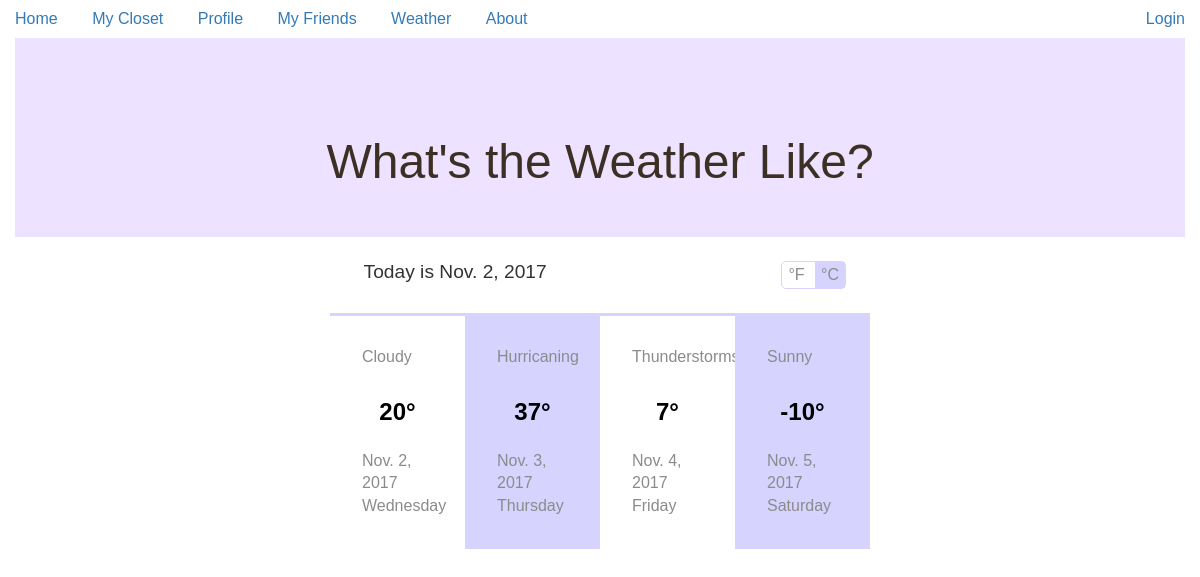
Page /mycloset/weather.html on the committed database.
### mycloset/models.py (models this page shows)
class Weather(models.Model):
    weather_type = models.CharField(max_length=20)
    date = models.DateField('Date', null=True, blank=True)
    def __str__(self):
        return '%s' % (self.weather_type)

### mycloset/views.py (the view)
def weather(request):
        date = Weather.objects.get(date='2017-11-02')
        date2 = Weather.objects.get(date='2017-11-03')
        date3 = Weather.objects.get(date='2017-11-04')
        date4 = Weather.objects.get(date='2017-11-05')
        weather_type = Weather.objects.get(weather_type='Cloudy')
        return render(
		request,
		'weather.html',
		context = {'date':date,'date2':date2,'date3':date3,'date4':date4,'weather_type':weather_type},
	)

### mycloset/templates/weather.html (shortened to what this page needs)
<!DOCTYPE html>
<html lang="en">
<head>
  <link rel="stylesheet" href="https://maxcdn.bootstrapcdn.com/bootstrap/3.3.7/css/bootstrap.min.css">
  {% load static %}
  <link rel="stylesheet" href="{% static 'css/weather-style.css' %}">
</head>
<body>
<div class="nav">
  <li role="presentation"><a href="{% url 'index' %}">Home</a></li>
  <li role="presentation"><a href="{% url 'closet' %}">My Closet</a></li>
  <li role="presentation"><a href="{% url 'profile' %}">Profile</a></li>
  <li role="presentation"><a href="{% url 'friends' %}">My Friends</a></li>
  <li role="presentation"><a href="{% url 'weather' %}">Weather</a></li>
  <li role="presentation"><a href="{% url 'about' %}">About</a></li>
  {% if user.is_authenticated %}
    <li role="presentation" class="pull-right"><a href="{% url 'logout'%}?next={{request.path}}">Logout</a></li>
    <li role="presentation" class="pull-right navbar-text"> {{ user.get_username }} </li>
  {% else %}
    <li role="presentation" class="pull-right"><a href="{% url 'login'%}?next={{request.path}}">Login</a></li>
  {% endif %}
</div>
<div class="container">
  <h1>What's the Weather Like?</h1>
</div>
	<div class="header">
		<div class="header-top">
			<h2><img class="whe" src="images/sun.png" alt="" />Today is {{ date.date }}</h2>
			<ul>
				<li><p>°F</p></li>
				<li><p class="cen">°C</p></li>
			</ul>
		</div>
		<div class="header-bottom">
			<div class="header-bottom1">
				<div class="header-head">
				<h4>{{ weather_type }}</h4>
				<h6>20°</h6>
				<div class="bottom-head">
					<p>{{ date.date }}</p>
					<p>Wednesday</p>
				</div>
			</div>
			</div>
			<div class="header-bottom1 header-bottom2">
				<div class="header-head">
			<h4>{{ date2 }}</h4>
			<h6>37°</h6>
			<div class="bottom-head">
					<p>{{ date2.date }}</p>
					<p>Thursday</p>
				</div>
			</div>
			</div>
			<div class="header-bottom1">
				<div class="header-head">
				<h4>{{ date3 }}</h4>
				<h6>7°</h6>
				<div class="bottom-head">
					<p>{{ date3.date }}</p>
					<p>Friday</p>
				</div>
			</div>
			</div>
			<div class="header-bottom1 header-bottom2">
				<div class="header-head">
			<h4>{{ date4 }}</h4>
			<h6>-10°</h6>
			<div class="bottom-head">
					<p>{{ date4.date }}</p>
					<p>Saturday</p>
				</div>
				</div>
			</div>
		</div>
	</div>
</body>
</html>

### mycloset/static/css/weather-style.css (style rules this page uses)
html,body,div,span,applet,object,iframe,h1,h2,h3,h4,h5,h6,p,blockquote,pre,a,abbr,acronym,address,big,cite,code,del,dfn,em,img,ins,kbd,q,s,samp,small,strike,strong,sub,sup,tt,var,b,u,i,dl,dt,dd,ol,nav ul,nav li,fieldset,form,label,legend,table,caption,tbody,tfoot,thead,tr,th,td,article,aside,canvas,details,embed,figure,figcaption,footer,header,hgroup,menu,nav,output,ruby,section,summary,time,mark,audio,video { margin:0;padding:0;border:0;font-size:100%;font:inherit;vertical-align:baseline; }
ol, ul { list-style:none;margin:0;padding:0; }
.nav>li { float: none; display: inline-block; color: black; }
body { font-family: 'Montserrat', sans-serif; font-size: 100%; }
.header-bottom { border-color: #D6D3FF; }
.container { background: #EDE2FF; }
a { text-decoration: none; }
h1 { text-align: center; font-size: 3em; color: #3C2F24; margin: 2em 0em 1em 0em; }
.header { background: #fff; width:40%; margin: 0 auto; }
.header-top { border-bottom: 3px solid #D6D3FF; padding: 1.5em; }
.header-top h2 { font-size: 1.2em; float: left; }
.header-top ul { float: right; border: 1px solid #D6D3FF; border-radius: 5px; }
.header-top li { display: inline-block; }
.header-top li p { color:#8C8B8B; font-size: 1em; padding: 4px 6px; }
.header-top li p.cen { background: #D6D3FF; }
.header-bottom1 { float: left; width: 25%; }
.header-head { padding: 2em; }
.header-bottom2 { background: #D6D3FF; }
.header-bottom1:nth-child(3) { border-right: none; }
.header-head h4 { color:#8C8B8B; font-size: 1em; }
.header-head h6 { color:#000; font-size: 1.5em; font-weight: bold; text-align: center; margin-bottom: 1em; }
.bottom-head p { color:#8C8B8B; font-size: 1em; line-height: 1.4em; }
@media (max-width:1366px) { .header { width: 42%; } }
@media (max-width:1280px) { .header { width: 45%; } }

### rows in the picture
Weather: date "Nov. 2, 2017"
Weather: weather_type "Cloudy"
Weather: weather_type "Hurricaning", date "Nov. 3, 2017"
Weather: weather_type "Thunderstorms", date "Nov. 4, 2017"
Weather: weather_type "Sunny", date "Nov. 5, 2017"
